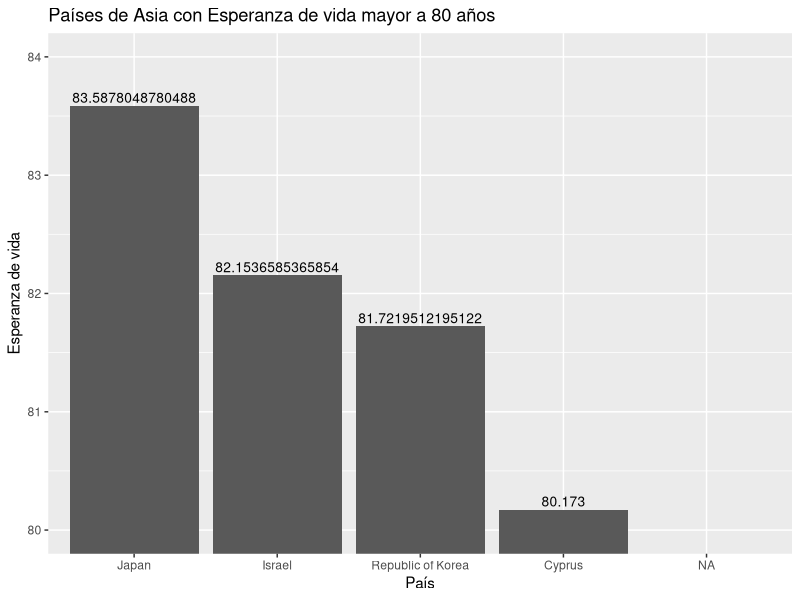
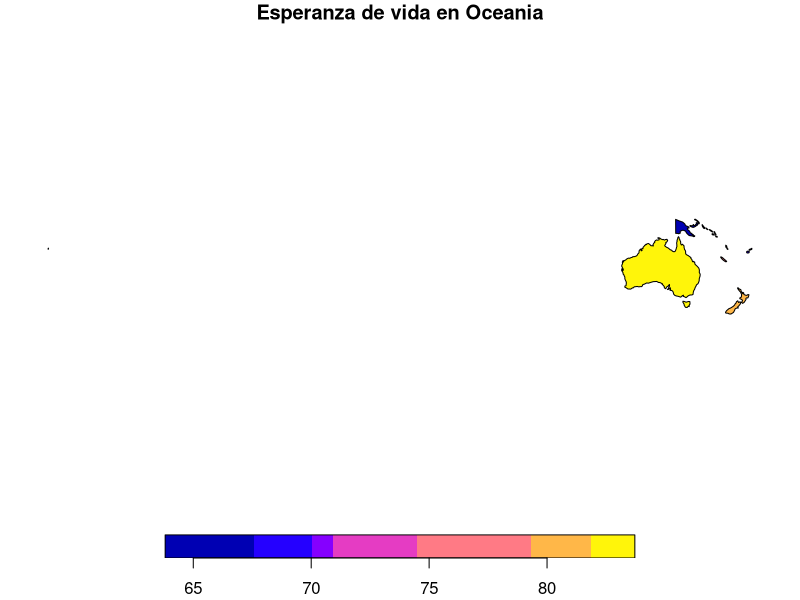
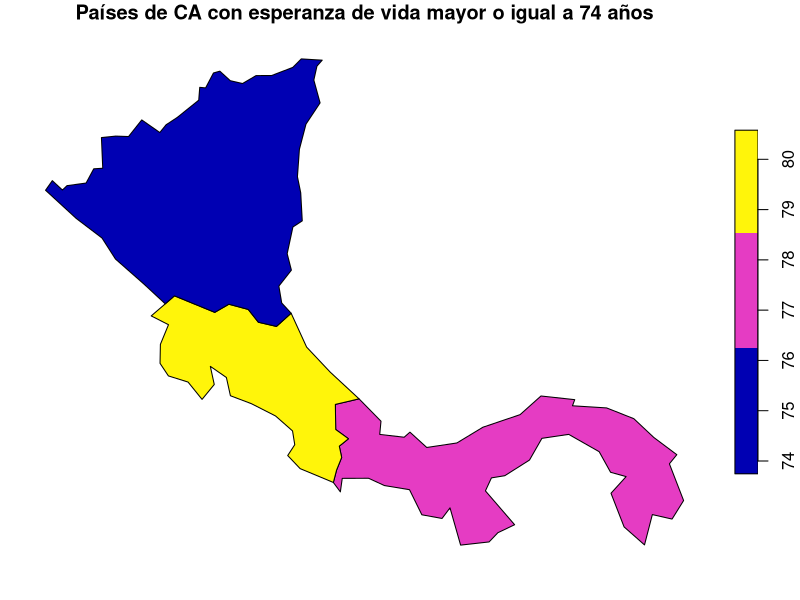
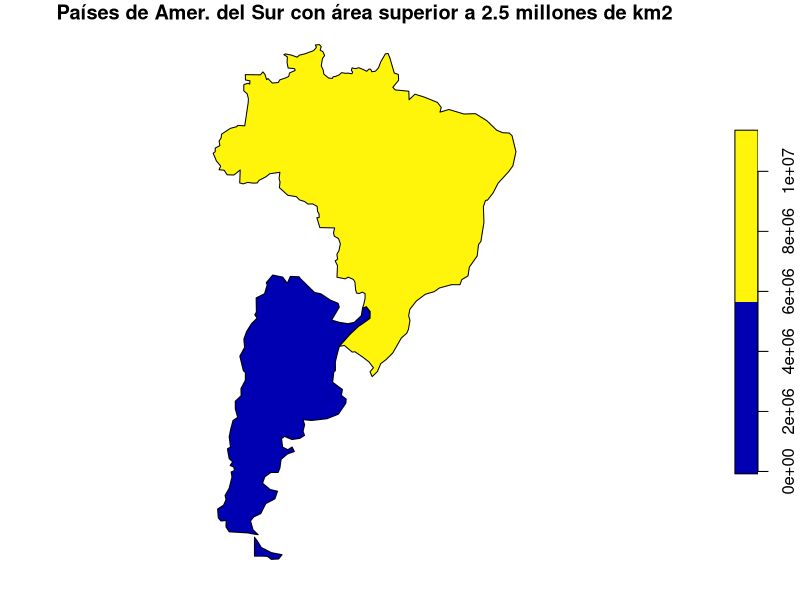
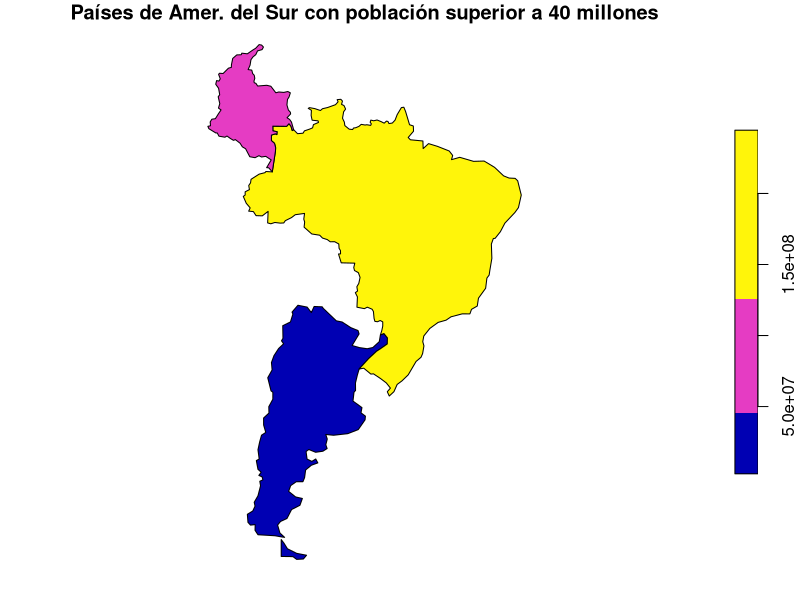

These charts were generated, in order, by the following R code:
## ---- chunk 1
knitr::opts_chunk$set(echo = TRUE)
## ---- chunk 2
# Paquete para generación de documentos (ej. HTML)
library(knitr)
# Paquete para formateo de tablas
library(kableExtra)
# Paquete de graficación
library(ggplot2)
# Paquete de manejo de datos geoespaciales vectoriales
library(sf)
# Paquete con conjuntos de datos geoespaciales
library(spData)
## ---- chunk 3
names(world)

## ---- chunk 4
kable(
  world[1:10, 1:5, drop = TRUE], 
  caption="Datos demográficos de los países del mundo"
)
## ---- chunk 5
kable(
  world[1:10, c("name_long","continent","pop","lifeExp","gdpPercap"), drop = TRUE], 
  col.names=c("País","Continente","Población","Esperanza de vida","Renta per cápita"),  
  caption="Datos demográficos de los países del mundo"
)
## ---- chunk 6
# Se extraen las observaciones ordenadas por orden alfabético de país
world.orden <- order(world$name_long)
# Se genera un nuevo data frame ordenado
world.ordenadoxpais <- world[world.orden,]
# Se formatea la tabla con el nuevo data frame
kable(
  world.ordenadoxpais[, c("name_long","continent","pop","lifeExp","gdpPercap"), drop = TRUE], 
  col.names=c("País","Continente","Población","Esperanza de vida","Renta per cápita"),  
  caption="Datos demográficos de los países del mundo"
) %>%
kable_styling() %>%
scroll_box(
  width = "800px", 
  height = "500px", 
  fixed_thead = TRUE
)
## ---- chunk 7
# Se extraen las observaciones correspondientes a los países de Centroamérica
centro_america = world[world$name_long == "Belize" |
                       world$name_long == "Guatemala" |
                       world$name_long == "Honduras" |
                       world$name_long == "El Salvador" |
                       world$name_long == "Nicaragua" |
                       world$name_long == "Costa Rica" |
                       world$name_long == "Panama"
                       , ]
# Se formatea la tabla con el nuevo data frame
kable(
  centro_america[, c("name_long","continent","pop","lifeExp","gdpPercap"), drop = TRUE], 
  col.names=c("País","Continente","Población","Esperanza de vida","Renta per cápita"),  
  caption="Datos demográficos de los países de Centroamérica"
) %>%
kable_styling()
## ---- chunk 8
asia_paises_vida <- world[world$continent == "Asia" & world$lifeExp > 80 , ]

ggplot(asia_paises_vida, aes(x=reorder(name_long, -lifeExp), y=lifeExp)) +
  ggtitle("Países de Asia con Esperanza de vida mayor a 80 años") +
  xlab("País") + 
  ylab("Esperanza de vida") +  
    geom_col() +
  geom_text(aes(label=lifeExp), vjust=-0.3, size=3.5 )+
  coord_cartesian(ylim = c(80, 84))

## ---- chunk 9

oceania_paises <- world[world$continent == "Oceania" , ]
plot(oceania_paises["lifeExp"], main="Esperanza de vida en Oceania")

## ---- chunk 10

ca_paises_vida <-      world[
                       world$name_long == "Nicaragua" |
                       world$name_long == "Costa Rica" |
                       world$name_long == "Panama" , ]
                       
plot(ca_paises_vida["lifeExp"], main="Países de CA con esperanza de vida mayor o igual a 74 años")

## ---- chunk 11

#Para la Variable área
ams_area <- world[ world$continent == "South America" & world$area_km2 >= 2500000  , ]
plot(ams_area["area_km2"], main="Países de Amer. del Sur con área superior a 2.5 millones de km2")

#Para la Variable población

ams_pop <- world[ world$continent == "South America" & world$pop >= 40000000  , ]
plot(ams_pop["pop"], main="Países de Amer. del Sur con población superior a 40 millones")
